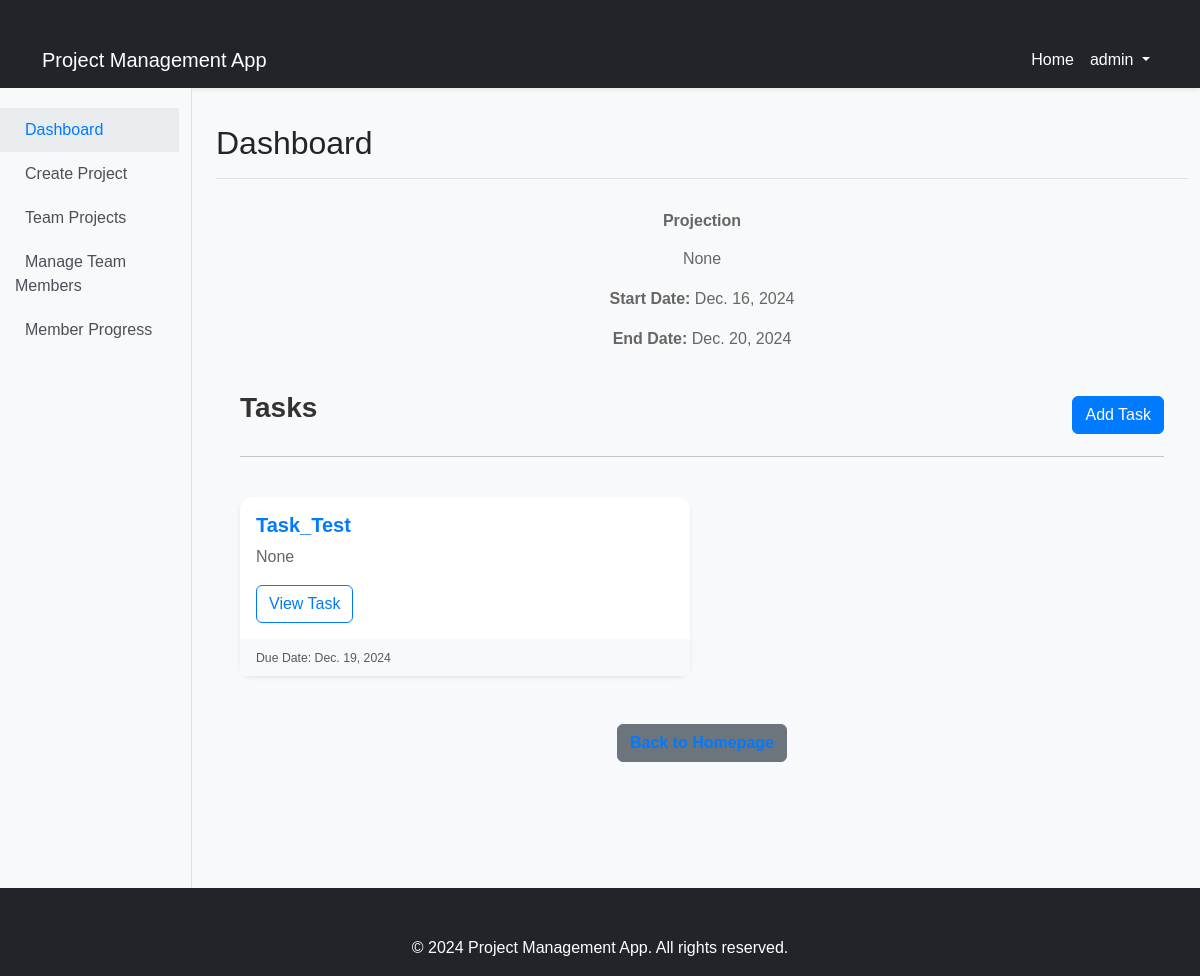
Before: /projects/projects/1/ (signed in) with the older database file.
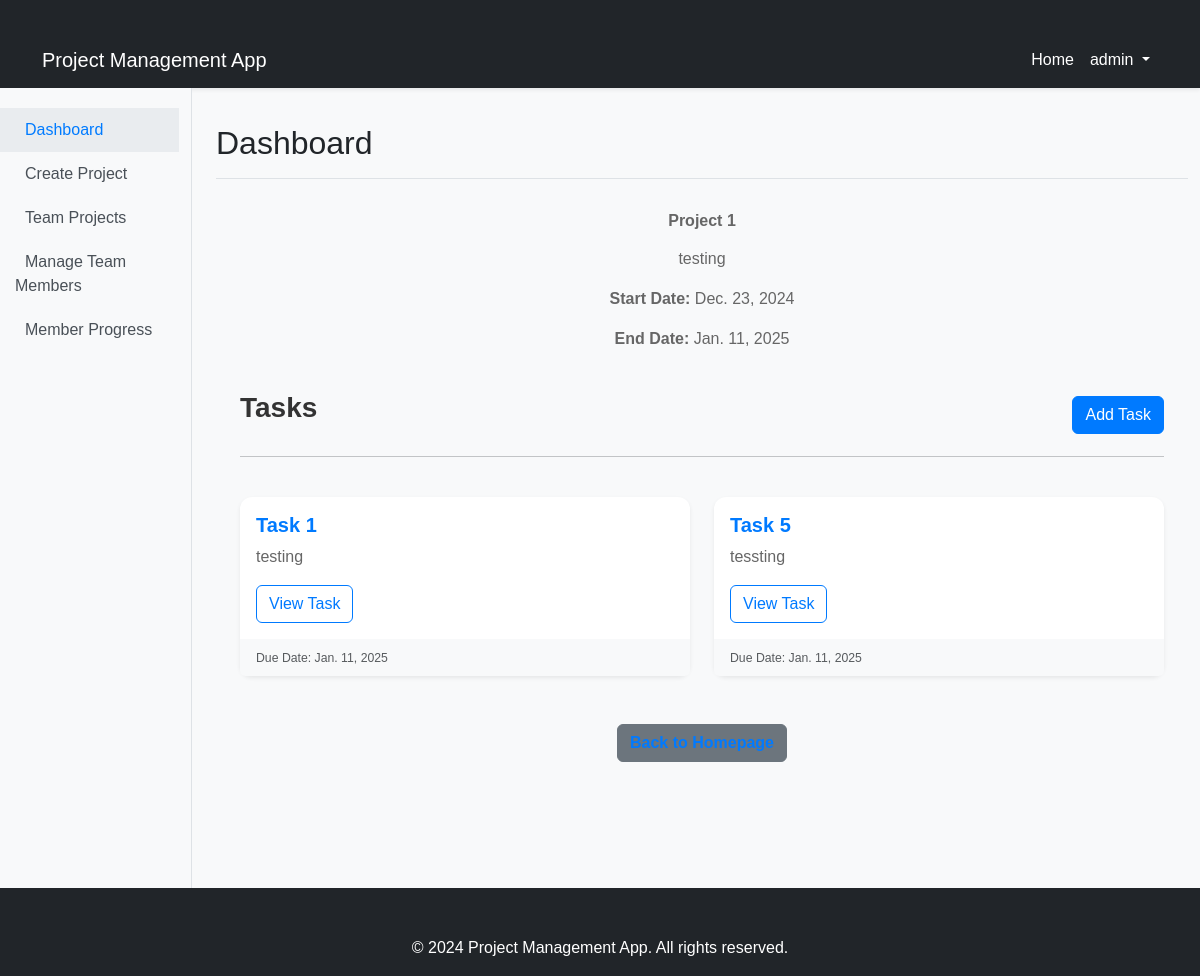
After: the same page with the newer database file.
### projects/models.py (models this page shows, shortened)
class Project(models.Model):
    team = models.ForeignKey(Team, on_delete=models.CASCADE, related_name='projects')
    name = models.CharField(max_length=200)
    description = models.TextField()
    start_date = models.DateField()
    end_date = models.DateField()
    class Meta:
        unique_together = ('name', 'team')  # Prevent duplicate project names within the same team

class Task(models.Model):
    project = models.ForeignKey(Project, on_delete=models.CASCADE, related_name='tasks')
    assigned_to = models.ForeignKey(User, on_delete=models.CASCADE, related_name='tasks')
    title = models.CharField(max_length=200)
    description = models.TextField()
    start_date = models.DateField()
    due_date = models.DateField()
    STATUS_CHOICES = [
        ('todo', 'To Do'),
        ('inprogress', 'In Progress'),
        ('done', 'Done'),
    ]
    status = models.CharField(max_length=20, choices=STATUS_CHOICES, default='todo')
    class Meta:
        unique_together = ('project', 'title')  # Prevent duplicate task titles within the same project

### projects/views.py (the view)
# urls.py: path('projects/<int:project_id>/', views.project_detail, name='project_detail'),
@login_required
def project_detail(request, project_id):
    project = get_object_or_404(Project, id=project_id)
    tasks = Task.objects.filter(project=project)
    return render(request, 'projects/project_detail.html', {'project': project, 'tasks': tasks})

### projects/templates/projects/project_detail.html (shortened to what this page needs)
{% extends 'base.html' %}
{% load static %}
{% block extra_css %}
<link rel="stylesheet" href="{% static 'css/project_detail.css' %}">
{% endblock %}
{% block content %}
<div class="container">
    <div class="row mb-4">
        <div class="col">
            <h2 class="text-center">{{ project.name }}</h2>
            <p class="text-center">{{ project.description }}</p>
            <p class="text-center"><strong>Start Date:</strong> {{ project.start_date }}</p>
            <p class="text-center"><strong>End Date:</strong> {{ project.end_date }}</p>
        </div>
    </div>
    <div class="row mb-4">
        <div class="col">
            <div class="d-flex justify-content-between align-items-center">
                <h3>Tasks</h3>
                <a href="{% url 'task_create' project.id %}" class="btn btn-primary">Add Task</a>
            </div>
            <hr>
        </div>
    </div>
    <div class="row">
        {% for task in tasks %}
        <div class="col-md-6 mb-4">
            <div class="card shadow-sm">
                <div class="card-body">
                    <h5 class="card-title">{{ task.title }}</h5>
                    <p class="card-text">{{ task.description|truncatewords:20 }}</p>
                    <a href="{% url 'task_detail' project.id task.id %}" class="btn btn-outline-primary">View Task</a>
                </div>
                <div class="card-footer text-muted">
                    <small>Due Date: {{ task.due_date }}</small>
                </div>
            </div>
        </div>
        {% empty %}
        <div class="col">
            <p class="text-center">No tasks available for this project. <a href="{% url 'task_create' project.id %}">Add a new task</a>.</p>
        </div>
        {% endfor %}
    </div>
    <div class="row mt-4">
        <div class="col text-center">
            <a href="{% url 'homepage' %}" class="btn btn-secondary">Back to Homepage</a>
        </div>
    </div>
</div>
{% endblock %}

Changed rows visible on the page:
changed Project: name "Projection" → "Project 1"; description "None" → "testing"; start_date "Dec. 16, 2024" → "Dec. 23, 2024"; end_date "Dec. 20, 2024" → "Jan. 11, 2025"
changed Task: title "Task_Test" → "Task 1"; description "None" → "testing"; due_date "Dec. 19, 2024" → "Jan. 11, 2025"
now on this page (row edited): Task: title "Task 5", description "tessting", due_date "Jan. 11, 2025"
